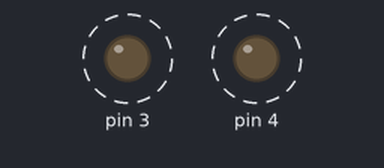
Recording of a sketch running on a simulated Arduino Uno, built with avr-gcc and run on an emulated ATmega328P. Parts: output pins drawn as LEDs (lit = HIGH). Dashed ring = blinking.

Above: at 0.2 s.
Timing chart, 0 to 4.6 s (numbered marks = the images above):
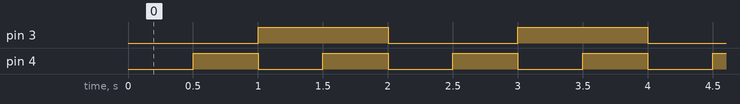

The sketch:

app_3.ino
```cpp
#include <SimpleTimer.h>
#include <Led.h>
//3번LED는 1초간격 blink, 4번 LED는 0.5초간격 blink 동시에 진행

SimpleTimer timer;
Led led1(3), led2(4);

void blink_1000(){
  led1.toggle();
}

void blink_500(){ // 함수를 만들고 호출을 늘려주면 된다!
  led2.toggle();
}

void setup() {
  timer.setInterval(1000, blink_1000);
  timer.setInterval(500, blink_500);
}

void loop() {
  timer.run();
}
```

Measured:
- by itself, pin 3: alternates HIGH for 1.0 s and LOW for 1.0 s
- by itself, pin 4: alternates HIGH for 0.50 s and LOW for 0.50 s
- by itself, everything shown: repeats every 2.0 s, in 4 steps
